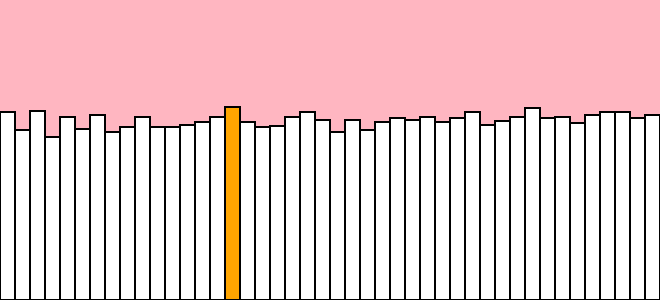
Frame 1 (no input)
Frame 2 (the mouse pressed at the canvas centre, redrawn once): identical to frame 1, image omitted

The p5.js sketch that drew this single still picture (run headless with seeded random() and noise() and a simulated clock; the mouse was pressed at the canvas centre and the sketch redrawn once):

// p5.js sketch
// ── sketch.js
//Diana Connolly
//Section A
//dconnoll@andrew.cmu.edu
//Assignment-07-A

var presidentHeights = [188, 170, 189, 163, 183, 171, 185, 168, 
173, 183, 173, 173, 175, 178, 183, 193, 178, 173, 174, 183, 188, 
180, 168, 180, 170, 178, 182, 180, 183, 178, 182, 188, 175, 179, 
183, 192, 182, 183, 177, 185, 188, 188, 182, 185]; //given array

function setup() {
    createCanvas(660, 300);
    noLoop();
}

function draw() {
	var barWidth = 15; //sets width of each bar
    background("LightPink");
    strokeWeight(2);
    //draws the bars of the bar chart
    for (var i = 0; i < presidentHeights.length; i++) {
        
        //Highlights the tallest president with orange fill
        if (presidentHeights[i] == max(presidentHeights)) {
        	fill("orange");
        } else { 
        	fill(255);
        }

        rect(i*barWidth, height - presidentHeights[i], barWidth, presidentHeights[i]);
    }
}
